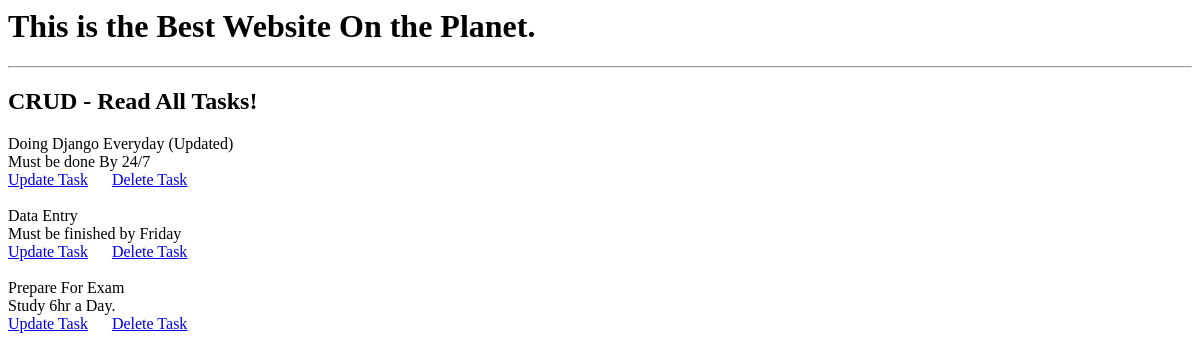
Before: /view-tasks/ with the older database file.
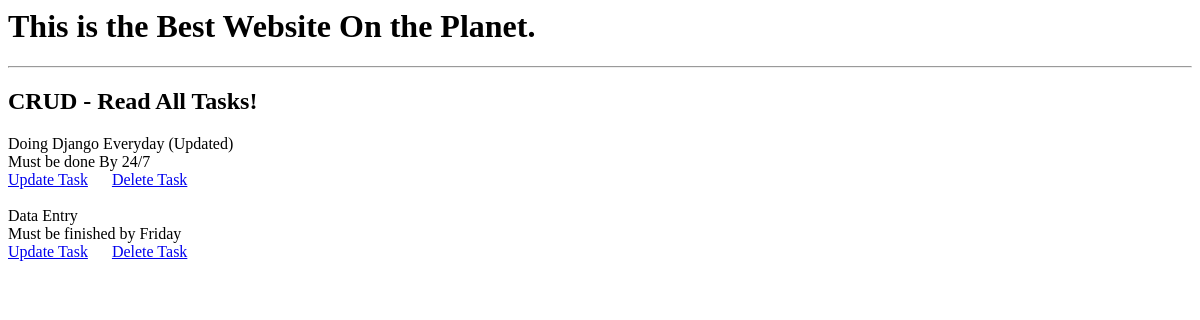
After: the same page with the newer database file.
### todo/models.py (models this page shows)
class Task(models.Model):
    title = models.CharField(max_length=85)
    content = models.CharField(max_length=300)
    date_posted = models.DateTimeField(auto_now_add=True)

### todo/views.py (the view)
# urls.py: path('view-tasks/', views.viewTask, name='view-tasks'),
def viewTask(request):
    tasks = Task.objects.all()
    context = {'tasks':tasks}
    return render(request, "view-tasks.html", context=context)

### templates/view-tasks.html (shortened to what this page needs)
{% include 'base.html' %}
<h2> CRUD - Read All Tasks! </h2>
{% for task in tasks %}
    {{task.title}}
    {{task.content}}
    <a href="{% url 'update-task' task.id %}">Update Task</a>
    <a href="{% url 'delete-task' task.id %}">Delete Task</a>
{% endfor %}

### templates/base.html
<h1>This is the Best Website On the Planet.</h1>
<hr>

Changed rows visible on the page:
removed Task: title "Prepare For Exam", content "Study 6hr a Day."
